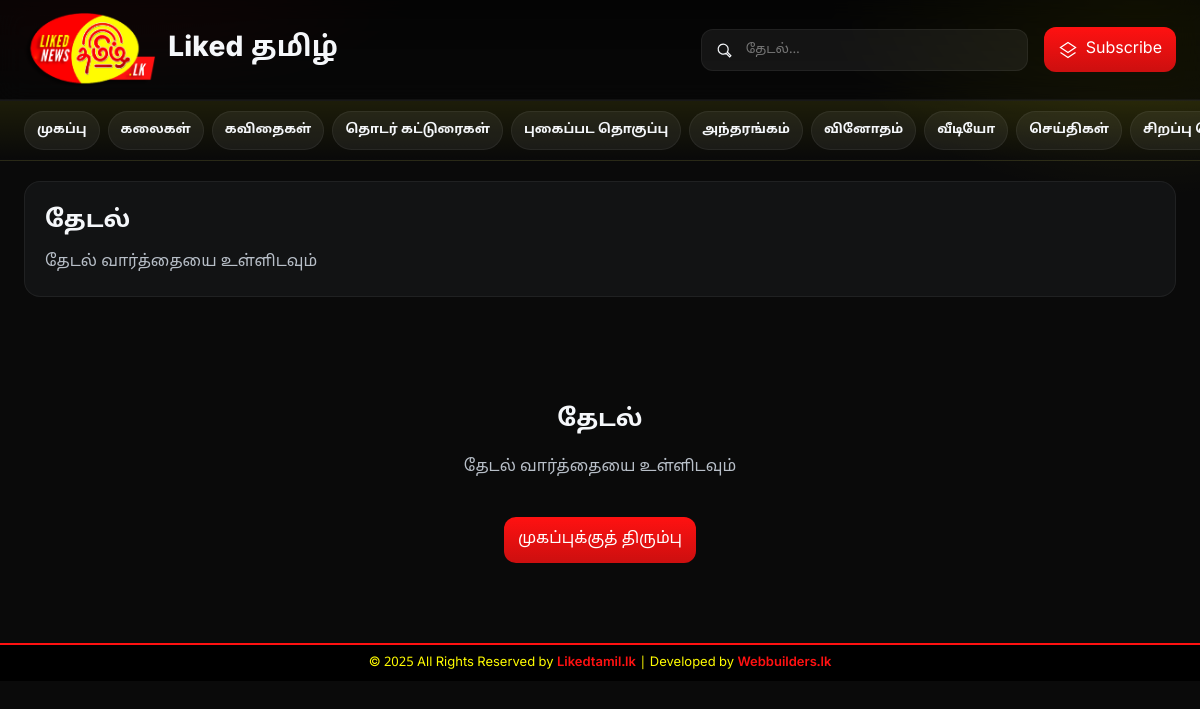
Screenshot of /search.php with the database file from the repository.
### tables this page shows
CREATE TABLE `categories` (
  `id` int(11) NOT NULL,
  `name` varchar(100) NOT NULL,
  `subcategories` varchar(100) DEFAULT NULL,
  `status` enum('active','inactive') DEFAULT 'active',
  `created_at` timestamp NOT NULL DEFAULT current_timestamp(),
  `updated_at` timestamp NOT NULL DEFAULT current_timestamp() ON UPDATE current_timestamp(),
  `tabtype` varchar(255) NOT NULL DEFAULT ''
);

### search.php (the view, shortened to what this page needs)
<?php
$database = new Database();
$db = $database->getConnection();
$searchQuery = isset($_GET['q']) ? trim($_GET['q']) : '';
$page = isset($_GET['page']) ? max(1, intval($_GET['page'])) : 1;
$limit = 60;
$categoryQuery = "SELECT * FROM categories WHERE status = 'active' ORDER BY id";
$categoryStmt = $db->prepare($categoryQuery);
$categoryStmt->execute();
$categories = $categoryStmt->fetchAll(PDO::FETCH_ASSOC);
if (!empty($searchQuery)) {
    $countQuery = "SELECT COUNT(*) as total FROM news
                   WHERE (title LIKE :query OR content LIKE :query)
                   AND status = 'published'";
    $countStmt = $db->prepare($countQuery);
    $searchTerm = "%$searchQuery%";
    $countStmt->bindParam(':query', $searchTerm, PDO::PARAM_STR);
    $countStmt->execute();
    $totalResult = $countStmt->fetch(PDO::FETCH_ASSOC);
    $totalNews = $totalResult['total'];
} else {
    $totalNews = 0;
}
$totalPages = ceil($totalNews / $limit);
$news = [];
?>
<!DOCTYPE html>
<html lang="ta">
<head>
</head>
<body>
  <header class="appbar">
    <div class="appbar-wrap">
      <a href="index.php" class="brand">
        <img src="Liked-tamil-news-logo-1 (2).png" alt="Portal Logo" class="logo" />
        <span class="title">Liked தமிழ்</span>
      </a>
      <form method="GET" action="search.php" class="search" role="search">
        <svg class="icon" viewBox="0 0 24 24" fill="none" stroke="currentColor">
          <path d="M11 5a6 6 0 016 6c0 1.3-.41 2.5-1.11 3.48l4.32 4.32-1.41 1.41-4.32-4.32A6 6 0 1111 5z" stroke="currentColor" stroke-width="1.5"/>
        </svg>
        <input type="search" name="q" placeholder="தேடல்…" aria-label="தேடல்" value="<?php echo htmlspecialchars($searchQuery); ?>" />
      </form>
      <div class="actions">
        <a href="index.php#subscriptionModal" class="btn primary">
          <svg class="icon" viewBox="0 0 24 24" fill="none" stroke="currentColor">
            <path d="M12 3l9 6-9 6-9-6 9-6zM3 15l9 6 9-6" stroke="currentColor" stroke-width="1.5"/>
          </svg>
          Subscribe
        </a>
      </div>
    </div>
  </header>
  <nav class="catbar" aria-label="Categories">
    <div class="catbar-wrap">
      <a href="index.php" class="chip">முகப்பு</a>
      <?php foreach ($categories as $category): ?>
        <a href="category.php?id=<?php echo $category['id']; ?>" class="chip">
          <?php echo htmlspecialchars($category['name']); ?>
        </a>
      <?php endforeach; ?>
    </div>
  </nav>
  <div class="search-results-header">
    <div class="search-info">
      <h2 style="margin: 0 0 10px 0; font-family: 'Noto Sans Tamil', Inter, sans-serif;">
        <?php if (!empty($searchQuery)): ?>
          "<?php echo htmlspecialchars($searchQuery); ?>" - தேடல் முடிவுகள்
        <?php else: ?>
          தேடல்
        <?php endif; ?>
      </h2>
      <p style="margin: 0; color: var(--muted); font-family: 'Noto Sans Tamil', Inter, sans-serif;">
        <?php if (!empty($searchQuery)): ?>
          <?php echo $totalNews; ?> முடிவுகள் காணப்பட்டன
        <?php else: ?>
          தேடல் வார்த்தையை உள்ளிடவும்
        <?php endif; ?>
      </p>
    </div>
  </div>
  <section class="section">
    <?php if (!empty($searchQuery) && $totalNews > 0): ?>
      <div class="grid-news">
        <?php foreach ($news as $item): ?>
          <article class="news-card">
            <a href="news.php?id=<?php echo $item['id']; ?>" style="text-decoration: none; color: inherit;">
              <div class="news-thumb">
                <img src="<?php echo !empty($item['image']) ? htmlspecialchars($item['image']) : 'https://picsum.photos/800/500'; ?>" alt="<?php echo htmlspecialchars($item['title']); ?>" />
                <span class="badge"><?php echo htmlspecialchars($item['category_name'] ?? 'செய்தி'); ?></span>
              </div>
              <div class="news-content">
                <h3 class="news-title"><?php echo htmlspecialchars($item['title']); ?></h3>
                <div class="news-meta">
                  <?php
                  $publishTime = new DateTime($item['created_at']);
                  $now = new DateTime();
                  $interval = $now->diff($publishTime);
                  if ($interval->days > 0) {
                    echo $interval->days . ' நாட்கள்';
                  } elseif ($interval->h > 0) {
                    echo $interval->h . ' மணி';
                  } else {
                    echo $interval->i . ' நி';
                  }
                  ?>
                  <span>•</span>
                  <?php
                  $wordCount = str_word_count(strip_tags($item['content']));
                  $readingTime = ceil($wordCount / 200);
                  echo max(1, $readingTime);
                  ?> நிமிடம்
                </div>
                <div class="readmore">மேலும் படிக்க</div>
              </div>
            </a>
          </article>
        <?php endforeach; ?>
      </div>
      <?php if ($totalPages > 1): ?>
        <nav class="pagination" aria-label="தேடல் பக்கமாற்றம்">
          <?php if ($page > 1): ?>
            <a href="search.php?q=<?php echo urlencode($searchQuery); ?>&page=<?php echo $page - 1; ?>" class="page">
              ‹ முந்தைய
            </a>
          <?php endif; ?>
          <?php
          $startPage = max(1, $page - 2);
          $endPage = min($totalPages, $page + 2);
          if ($startPage > 1): ?>
            <a href="search.php?q=<?php echo urlencode($searchQuery); ?>&page=1" class="page">1</a>
            <?php if ($startPage > 2): ?>
              <span class="page" style="background: transparent; border: none; color: var(--muted); cursor: default;">...</span>
            <?php endif; ?>
          <?php endif; ?>
          <?php for ($i = $startPage; $i <= $endPage; $i++): ?>
            <a href="search.php?q=<?php echo urlencode($searchQuery); ?>&page=<?php echo $i; ?>"
               class="page <?php echo ($i == $page) ? 'active' : ''; ?>"
               aria-label="பக்கம் <?php echo $i; ?>"
               aria-current="<?php echo ($i == $page) ? 'page' : 'false'; ?>">
              <?php echo $i; ?>
            </a>
          <?php endfor; ?>
          <?php if ($endPage < $totalPages): ?>
            <?php if ($endPage < $totalPages - 1): ?>
              <span class="page" style="background: transparent; border: none; color: var(--muted); cursor: default;">...</span>
            <?php endif; ?>
            <a href="search.php?q=<?php echo urlencode($searchQuery); ?>&page=<?php echo $totalPages; ?>" class="page">
              <?php echo $totalPages; ?>
            </a>
          <?php endif; ?>
          <?php if ($page < $totalPages): ?>
            <a href="search.php?q=<?php echo urlencode($searchQuery); ?>&page=<?php echo $page + 1; ?>" class="page">
              அடுத்த ›
            </a>
          <?php endif; ?>
        </nav>
      <?php endif; ?>
    <?php else: ?>
      <div class="no-results">
        <h3>தேடல்</h3>
        <p>தேடல் வார்த்தையை உள்ளிடவும்</p>
        <a href="index.php" class="btn primary" style="margin-top: 20px; display: inline-block;">முகப்புக்குத் திரும்பு</a>
      </div>
    <?php endif; ?>
  </section>
  <footer class="likedtamil-footer">
    <div class="likedtamil-footer-wrap">
      © <?php echo date('Y'); ?> All Rights Reserved by <a href="https://likedtamil.lk" target="_blank">Likedtamil.lk</a> | Developed by <a href="https://webbuilders.lk" target="_blank">Webbuilders.lk</a>
    </div>
  </footer>
</body>
</html>

### search.php (style rules this page uses)
:root { --red: #ff1111; --yellow: #fffc00; --black: #000000; --fb-blue: #1877f2; --bg: #0a0a0a; --text: #f5f7fa; --muted: #b8bfc8; --card: #121314; --card-hi: #16181a; --border: 1px solid rgba(255,255,255,.06); --glass: rgba(255,255,255,.06); --shadow: 0 12px 32px rgba(0,0,0,.45); --radius: 16px; --radius-sm: 12px; --radius-xs: 10px; --trans: 240ms cubic-bezier(.2,.8,.2,1); }
* { box-sizing: border-box }
html, body { height: 100% }
body { margin: 0; font-family: "Noto Sans Tamil", Inter, system-ui, -apple-system, Segoe UI, Roboto, Arial, sans-serif; color: var(--text); background: radial-gradient(800px 420px at 10% -10%, rgba(255,17,17,.12), transparent 42%), radial-gradient(600px 380px at 95% 0%, rgba(255,252,0,.10), transparent 52%), var(--bg); background-attachment: fixed; line-height: 1.6; }
.logo { width: 20%; height: 20%; border-radius: 8px; object-fit: contain; }
.appbar { position: sticky; top: 0; z-index: 90; backdrop-filter: saturate(1.25) blur(12px); background: linear-gradient(180deg, rgba(0,0,0,.55), rgba(0,0,0,.25)); border-bottom: var(--border); }
.appbar-wrap { display: grid; grid-template-columns: auto 1fr auto; gap: 16px; align-items: center; padding: 12px clamp(14px, 3vw, 24px); max-width: 1200px; margin: 0 auto; }
.brand { display:flex; align-items:center; gap: 12px; text-decoration:none; color: var(--text); }
.title { font-weight: 800; font-size: clamp(18px, 2.4vw, 28px); letter-spacing: .2px; }
.search { display:flex; align-items:center; gap:10px; padding:10px 12px; border-radius:12px; background: var(--glass); border: var(--border); }
.search input { flex:1; background:transparent; border:0; color: var(--text); outline:none; font-family: "Noto Sans Tamil", Inter, sans-serif; }
.actions { display:flex; gap: 10px }
.btn { display:inline-flex; align-items:center; gap:8px; padding:10px 14px; border-radius:12px; background: var(--card); border: var(--border); color: var(--text); cursor:pointer; transition: transform var(--trans), box-shadow var(--trans), background var(--trans); text-decoration: none; font-family: "Noto Sans Tamil", Inter, sans-serif; border: none; }
.btn.primary { background: linear-gradient(180deg, var(--red), #cc0f0f); color: #fff; border: 0; }
.icon { width: 20px; height: 20px; stroke-width: 1.5; }
.catbar { background: linear-gradient(180deg, rgba(255,252,0,.08), transparent); border-top: var(--border); border-bottom: var(--border); }
.catbar-wrap { max-width: 1200px; margin: 0 auto; padding: 10px clamp(14px, 3vw, 24px); display:flex; gap: 8px; overflow-x: auto; scrollbar-width: thin; }
.chip { flex: 0 0 auto; display:inline-flex; align-items:center; gap:8px; padding:8px 12px; border-radius:999px; background: var(--glass); border: var(--border); color: var(--text); font-weight:600; font-size: 13px; transition: background var(--trans), transform var(--trans), color var(--trans); cursor: pointer; text-decoration: none; white-space: nowrap; font-family: "Noto Sans Tamil", Inter, sans-serif; }
.section { max-width: 1200px; margin: 8px auto 20px; padding: 0 clamp(14px, 3vw, 24px) }
.likedtamil-footer { display: block; background: #000000; color: #fffc00; text-align: center; padding: 8px 10px; font-size: 13px; border-top: 2px solid #ff1111; font-family: "Noto Sans Tamil", Inter, sans-serif; margin-top: 20px; }
.likedtamil-footer-wrap { max-width: 1200px; margin: 0 auto; }
.likedtamil-footer a { color: #ff1111; text-decoration: none; font-weight: 600; transition: color 0.2s ease; }
.search-results-header { max-width: 1200px; margin: 20px auto; padding: 0 clamp(14px, 3vw, 24px); }
.search-info { background: var(--card); border: var(--border); border-radius: var(--radius); padding: 20px; margin-bottom: 20px; }
.no-results { text-align: center; padding: 60px 20px; color: var(--muted); grid-column: 1 / -1; }
.no-results h3 { font-size: 24px; margin-bottom: 10px; color: var(--text); }

### rows the page displays
categories: name "கலைகள்"
categories: name "கவிதைகள்"
categories: name "தொடர் கட்டுரைகள்"
categories: name "புகைப்பட தொகுப்பு"
categories: name "அந்தரங்கம்"
categories: name "வினோதம்"
categories: name "வீடியோ"
categories: name "செய்திகள்"
categories: name "சிறப்பு…"
